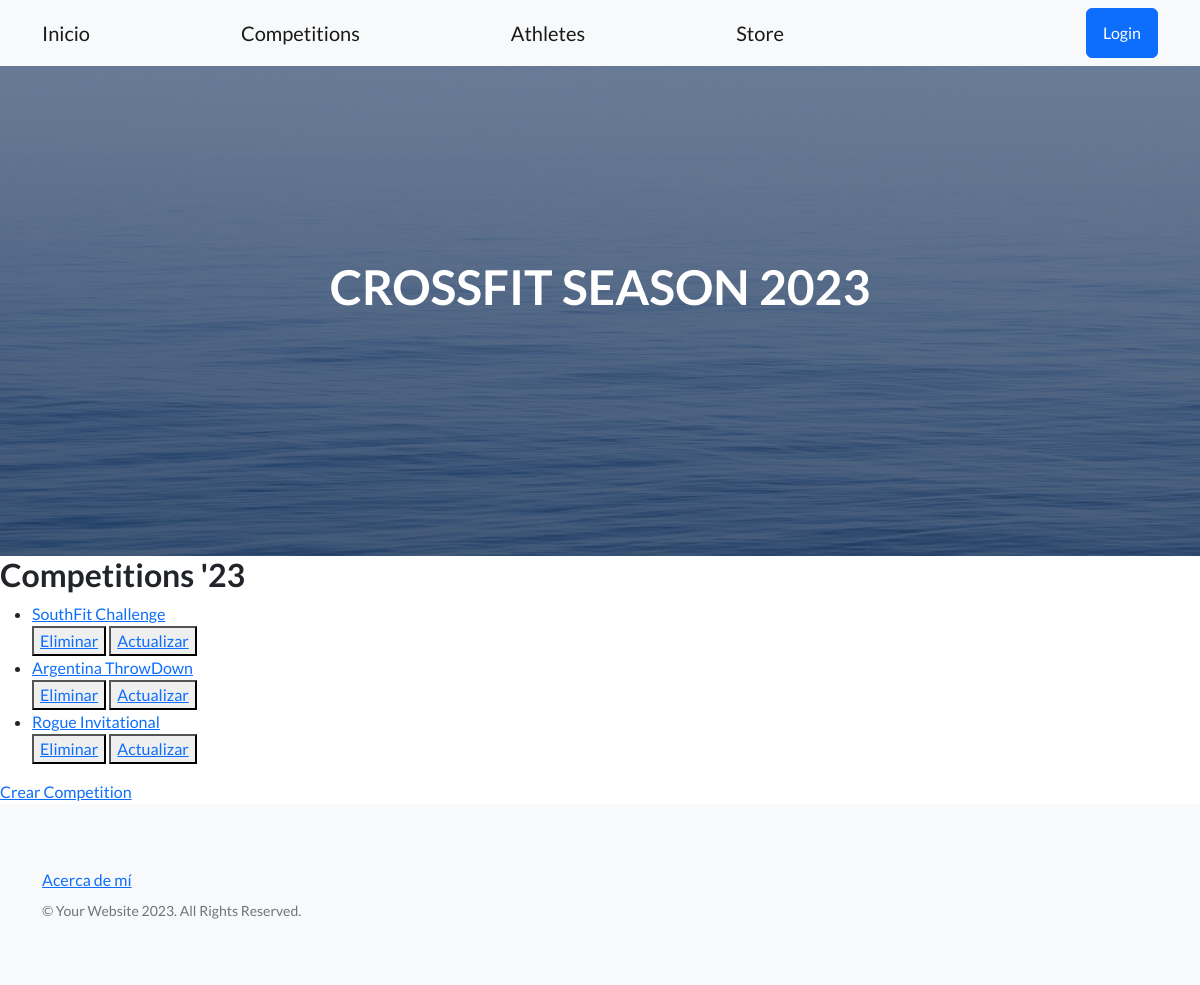
The page /app-coder/lista-competitions/ on the database as committed earlier.
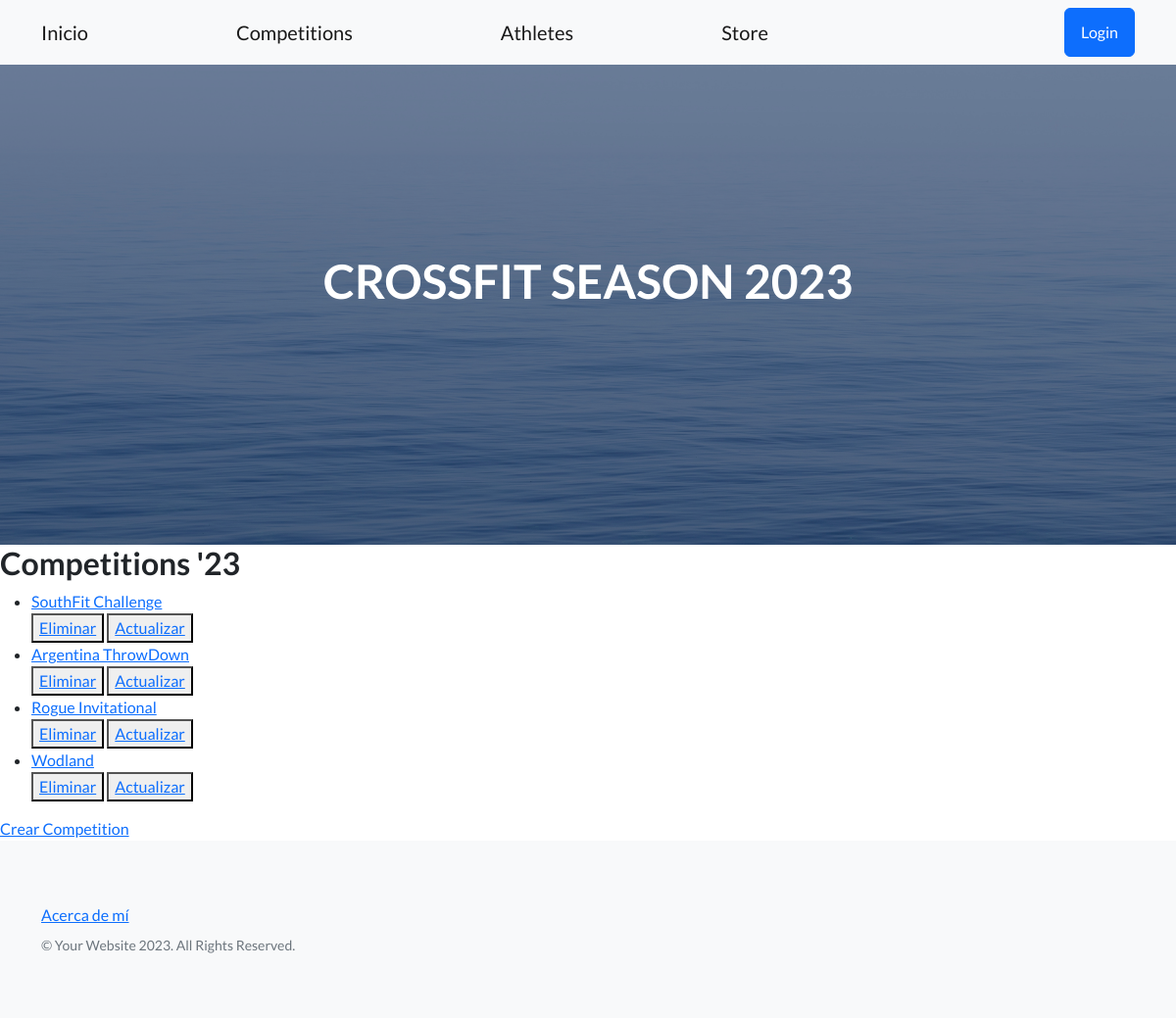
The same page on the database as committed later.
### AppCoder/models.py (models this page shows)
class Competitions(models.Model):
    nombre = models.CharField(max_length=50)
    arena = models.CharField(max_length=50)
    def __str__(self):
        return self.nombre
    class Meta():
        verbose_name = 'Competition'
        verbose_name_plural = 'Competitions'

### AppCoder/views.py (the view)
# urls.py: path('lista-competitions/', CompetitionsList.as_view(), name='ListaCompetitions'),
class CompetitionsList(ListView):
    model = Competitions
    template_name = "competitions_list.html"
    context_object_name = "competitions"

### AppCoder/templates/competitions_list.html
{% extends 'padre.html' %}
{% block contenidoQueCambia %}
    <h2>Competitions '23</h2>
    <ul>
        {% for competitions in competitions %}
            <li>
                <a href="{% url 'DetalleCompetitions' competitions.id %}">{{competitions}}</a>
            </li>
            <div>
                <button>
                    <a href="{% url 'EliminaCompetitions' competitions.id %}">Eliminar</a>
                </button>
                <button>
                    <a href="{% url 'ActualizaCompetitions' competitions.id %}">Actualizar</a>
                </button>
            </div>
        {% endfor %}
    </ul>
    <a href="{% url 'CreaCompetitions' %}">Crear Competition</a>
{% endblock %}

Rows that differ between the two databases and show on the page:
added Competitions: nombre "Wodland"
